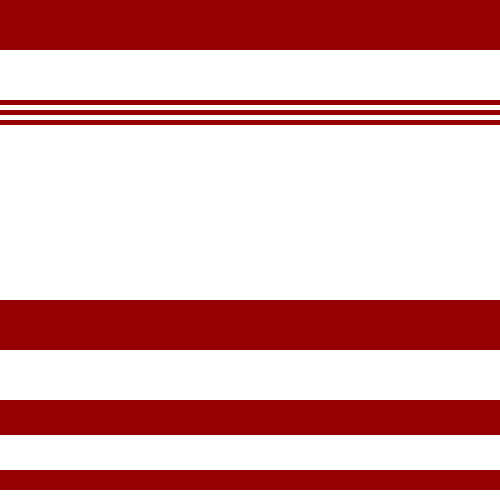
Frame 1 (no input)
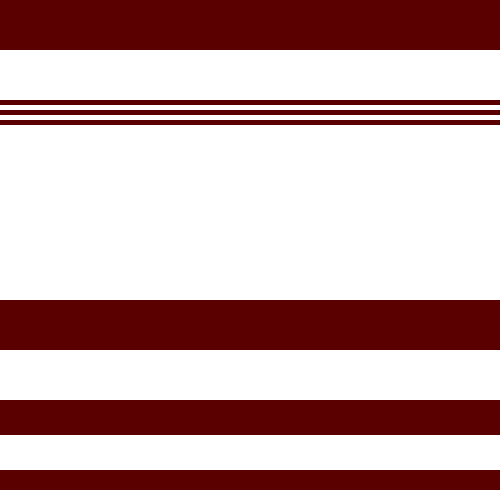
Frame 60 (the mouse pressed at the canvas centre just before this capture)
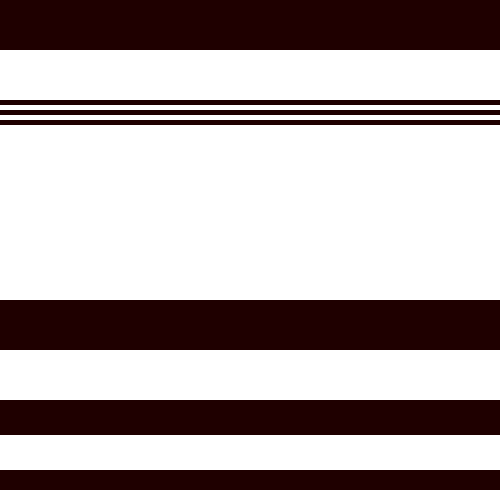
Frame 120 (the mouse held since frame 60 and released just before this capture)

The Processing sketch that drew these frames (run headless with seeded random() and noise(); from frame 60 on, the mouse is pressed at the canvas centre):

// Processing sketch: processing_57839
// ── processing_57839.pde

float r = 150;
float g = 0;
float b = 0;


void setup() {
  size(500, 500);
  background(255);
  smooth();
}
void draw() {
  noStroke();
  fill(r,g,b);
rects();
colorRect();

}
void mouseDragged() {
  stroke((abs(mouseX-pmouseX)), 50, (abs(mouseY-pmouseY)));
  strokeWeight(abs(mouseX-pmouseX));
  line(pmouseX, pmouseY, mouseX, mouseY);
}
void keyPressed() {
  background(255);
}
void colorRect(){
    if (mouseX>width/2){
   r=r+1;
  }else{
    r=r-1;
  }
  if (r>255) {
    r=255;
  } else if (r<0){
  r=0;
  }
    if (mouseX>width/2){
   g=g+1;
  }else{
    g=g-1;
  }
  if (g>255) {
    g=255;
  } else if (g<0){
  g=0;
  }
}
void rects(){
    rect(0, 0, 500, 50);
  rect(0, 100, 500, 5);
  rect(0, 110, 500, 5);
  rect(0, 120, 500, 5);
  rect(0, 300, 500, 50);
  rect(0, 400, 500, 35);
  rect(0, 470, 500, 20);
}
